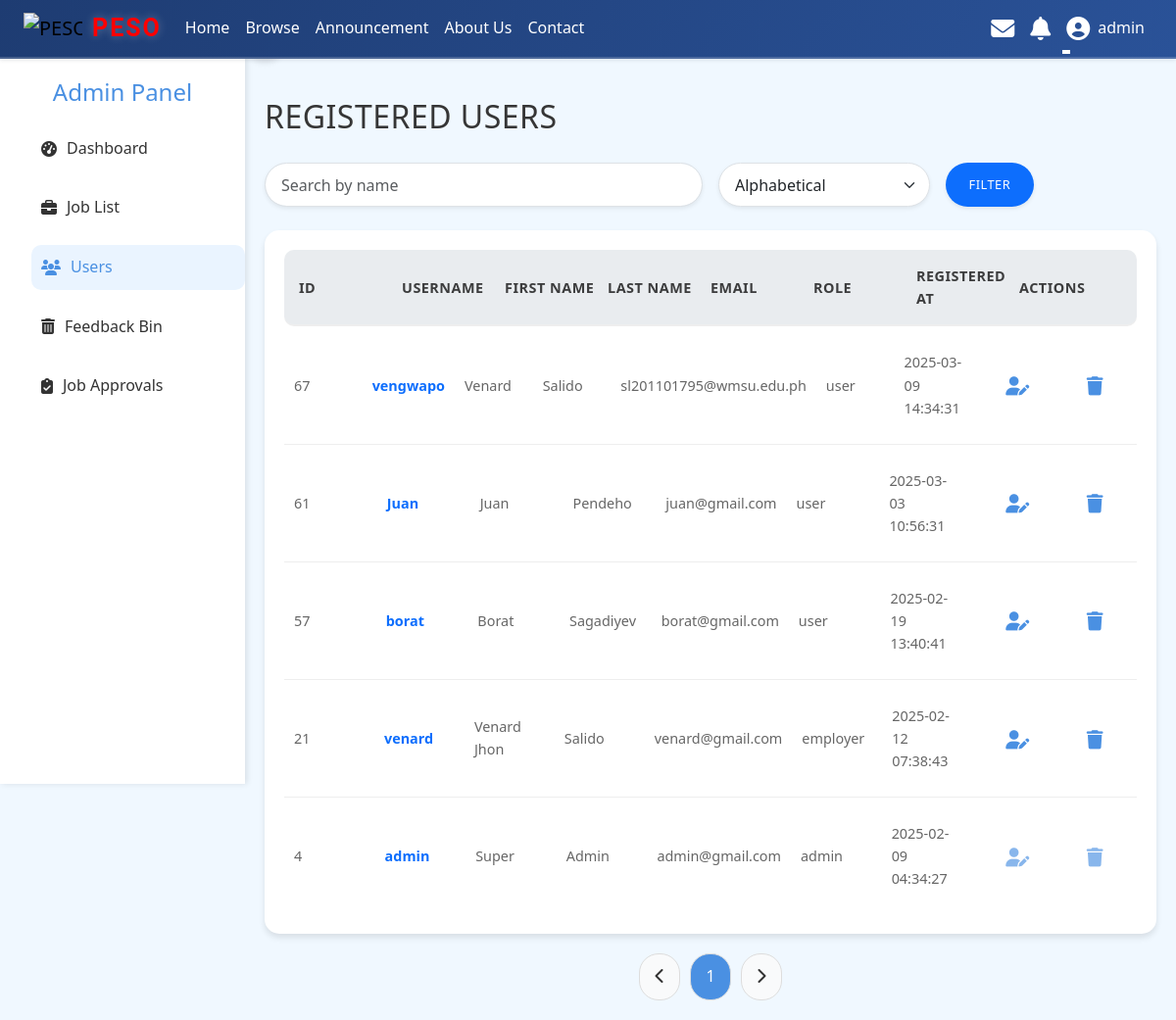
/admin/user_list.php (signed in), run on the app's committed database.
### tables this page shows
CREATE TABLE `users` (
  `id` int(11) NOT NULL,
  `email` varchar(100) NOT NULL,
  `password` varchar(255) NOT NULL,
  `role` enum('admin','user','employer') DEFAULT 'user',
  `created_at` timestamp NOT NULL DEFAULT current_timestamp(),
  `username` varchar(50) NOT NULL,
  `first_name` varchar(50) NOT NULL,
  `middle_name` varchar(50) DEFAULT NULL,
  `last_name` varchar(50) NOT NULL,
  `ext_name` varchar(10) DEFAULT NULL,
  `gender` enum('Male','Female','Non-Binary','LGBTQ+','Other') DEFAULT NULL,
  `birth_date` date DEFAULT NULL,
  `age` int(11) DEFAULT NULL,
  `phone_number` varchar(20) DEFAULT NULL,
  `place_of_birth` varchar(100) DEFAULT NULL,
  `civil_status` enum('Single','Married','Divorced','Widowed') DEFAULT NULL,
  `zip_code` varchar(10) DEFAULT NULL,
  `street_address` varchar(255) DEFAULT NULL,
  `barangay` varchar(100) DEFAULT NULL,
  `city` varchar(100) DEFAULT NULL,
  `education_level` varchar(50) DEFAULT NULL,
  `completion_year` int(11) DEFAULT NULL,
  `school_name` varchar(255) DEFAULT NULL,
  `inclusive_years` varchar(50) DEFAULT NULL,
  `uploaded_file` varchar(255) DEFAULT NULL,
  `caption` varchar(255) DEFAULT NULL,
  `work_experience` text DEFAULT NULL,
  `skills` text DEFAULT NULL,
  `linkedin_profile` varchar(255) DEFAULT NULL,
  `portfolio_url` varchar(255) DEFAULT NULL,
  `resume_file` varchar(255) DEFAULT NULL,
  `cover_photo` varchar(255) DEFAULT NULL,
  `verification_token` varchar(32) DEFAULT NULL,
  `is_verified` int(11) DEFAULT 0
);

### admin/user_list.php (the view, shortened to what this page needs)
<?php
include '../includes/header.php';
$search = isset($_GET['search']) ? trim($_GET['search']) : '';
$sort_by = isset($_GET['sort_by']) && in_array($_GET['sort_by'], ['username', 'created_at']) ? $_GET['sort_by'] : 'created_at';
$order = ($sort_by == 'username') ? 'ASC' : 'DESC';
$limit = 10;
$page = isset($_GET['page']) ? max(1, (int)$_GET['page']) : 1;
$offset = ($page - 1) * $limit;
$search_param = '%' . $search . '%';
$user_query = "
    SELECT id, username, email, role, created_at, first_name, last_name
    FROM users
    WHERE username LIKE ? OR first_name LIKE ? OR last_name LIKE ?
    ORDER BY $sort_by $order
    LIMIT ?, ?
";
$stmt = $conn->prepare($user_query);
$stmt->bind_param('sssii', $search_param, $search_param, $search_param, $offset, $limit);
$stmt->execute();
$user_result = $stmt->get_result();
$total_query = "
    SELECT COUNT(*) AS total
    FROM users
    WHERE username LIKE ? OR first_name LIKE ? OR last_name LIKE ?
";
$total_stmt = $conn->prepare($total_query);
$total_stmt->bind_param('sss', $search_param, $search_param, $search_param);
$total_stmt->execute();
$total_result = $total_stmt->get_result();
$total_users = $total_result->fetch_assoc()['total'];
$total_pages = ceil($total_users / $limit);
?>
<!DOCTYPE html>
<html lang="en">
<head>
    <link href="https://cdnjs.cloudflare.com/ajax/libs/font-awesome/6.4.2/css/all.min.css" rel="stylesheet">
    <link rel="stylesheet" href="/JOB/assets/user_list.css">
</head>
<body>
<div class="sidebar" id="sidebar">
    <div>
        <h2>Admin Panel</h2>
        <ul>
            <li><a href="admin.php"><i class="fas fa-tachometer-alt"></i> Dashboard</a></li>
            <li><a href="job_list.php"><i class="fas fa-briefcase"></i> Job List</a></li>
            <li><a href="user_list.php" class="active"><i class="fas fa-users"></i> Users</a></li>
            <li><a href="feedback_bin.php"><i class="fas fa-trash-alt"></i> Feedback Bin</a></li>
            <li><a href="job_approval.php "><i class="fas fa-clipboard-check"></i> Job Approvals</a></li>
        </ul>
    </div>
    <div class="toggle-btn" onclick="toggleSidebar()">
        <i class="fas fa-angle-right"></i>
    </div>
</div>
<div class="main-content" id="mainContent">
    <div class="header">
        <h1>Registered Users</h1>
    </div>
<div class="filters">
    <form action="user_list.php" method="GET" class="mb-4 row g-3 align-items-center">
        <div class="col-md-6">
            <input type="text" name="search" class="form-control rounded-pill shadow-sm expanded-input"
                   placeholder="Search by name"
                   value="<?= isset($_GET['search']) ? htmlspecialchars($_GET['search']) : '' ?>">
        </div>
        <div class="col-md-3">
            <select name="sort_by" class="form-select rounded-pill shadow-sm expanded-select">
                <option value="username" <?= (isset($_GET['sort_by']) && $_GET['sort_by'] == 'username') ? 'selected' : '' ?>>Alphabetical</option>
            </select>
        </div>
        <div class="col-md-auto">
            <button type="submit" class="btn btn-primary rounded-pill shadow-sm expanded-button">Filter</button>
        </div>
    </form>
</div>
<div class="user-list">
    <div class="user-header">
        <div>ID</div>
        <div>Username</div>
        <div>First Name</div>
        <div>Last Name</div>
        <div>Email</div>
        <div>Role</div>
        <div>Registered At</div>
        <div>Actions</div>
    </div>
    <?php while ($user = $user_result->fetch_assoc()): ?>
        <div class="user-item">
            <div><?= htmlspecialchars($user['id']) ?></div>
            <div class="username">
    <?php if ($_SESSION['role'] === 'admin'): ?>
        <a href="
            <?php
                if ($user['role'] === 'employer') {
                    echo "../employers/profile.php?id=" . $user['id'];
                } else {
                    echo "../pages/profile.php?id=" . $user['id'];
                }
            ?>
        " class="text-decoration-none text-primary fw-semibold">
            <?= htmlspecialchars($user['username']) ?>
        </a>
    <?php else: ?>
        <span class="text-primary fw-semibold"><?= htmlspecialchars($user['username']) ?></span>
    <?php endif; ?>
</div>
            <div><?= htmlspecialchars($user['first_name']) ?></div>
            <div><?= htmlspecialchars($user['last_name']) ?></div>
            <div><?= htmlspecialchars($user['email']) ?></div>
            <div class="role"><?= htmlspecialchars($user['role']) ?></div>
            <div><?= htmlspecialchars($user['created_at']) ?></div>
            <div class="actions">
                <?php if ($user['id'] == $_SESSION['user_id']): ?>
                    <button disabled title="You cannot change your own role" class="btn">
                        <i class="fas fa-user-edit"></i>
                    </button>
                <?php else: ?>
                    <button onclick="location.href='change_role.php?id=<?= $user['id'] ?>'" class="btn">
                        <i class="fas fa-user-edit"></i>
                    </button>
                <?php endif; ?>
                <?php if ($user['id'] == $_SESSION['user_id']): ?>
                    <button disabled title="You cannot delete your own account" class="btn">
                        <i class="fas fa-trash"></i>
                    </button>
                <?php else: ?>
                    <button data-bs-toggle="modal" data-bs-target="#deleteUserModal" class="btn-delete btn" data-user-id="<?= $user['id'] ?>">
                        <i class="fas fa-trash"></i>
                    </button>
                <?php endif; ?>
            </div>
        </div>
    <?php endwhile; ?>
</div>
    <div class="pagination">
        <button onclick="location.href='?page=<?= max($page - 1, 1) ?>&search=<?= htmlspecialchars($search) ?>&sort_by=<?= htmlspecialchars($sort_by) ?>'" <?= $page <= 1 ? 'disabled' : '' ?>>
            <i class="fas fa-chevron-left"></i>
        </button>
        <?php for ($i = 1; $i <= $total_pages; $i++): ?>
            <button onclick="location.href='?page=<?= $i ?>&search=<?= htmlspecialchars($search) ?>&sort_by=<?= htmlspecialchars($sort_by) ?>'" <?= $i === $page ? 'class="active"' : '' ?>>
                <?= $i ?>
            </button>
        <?php endfor; ?>
        <button onclick="location.href='?page=<?= min($page + 1, $total_pages) ?>&search=<?= htmlspecialchars($search) ?>&sort_by=<?= htmlspecialchars($sort_by) ?>'" <?= $page >= $total_pages ? 'disabled' : '' ?>>
            <i class="fas fa-chevron-right"></i>
        </button>
    </div>
</div>
</body>
</html>

### assets/header.css (style rules this page uses)
* { margin: 0; padding: 0; box-sizing: border-box; }
body { padding-top: 60px; }
.shadow-sm { box-shadow: 0 4px 6px rgba(0, 0, 0, 0.05); }
.btn { font-size: 0.8rem; padding: 0.6rem 1.5rem; border: none; border-radius: 15px; cursor: pointer; transition: all 0.3s ease; text-transform: uppercase; font-weight: 500; letter-spacing: 0.5px; }

### assets/user_list.css (style rules this page uses)
* { margin: 0; padding: 0; box-sizing: border-box; }
body { font-family: 'Segoe UI', Tahoma, Geneva, Verdana, sans-serif; background: #F0F8FF; color: #333; line-height: 1.6; margin-top:20px; }
.form-control, .form-select { height: calc(2.5em + 1rem + 2px); padding: 0.5rem 1rem; font-size: 1rem; border-radius: 50px; transition: border-color 0.3s ease, box-shadow 0.3s ease; }
.sidebar { position: fixed; top: 0; left: 0; width: 250px; height: 100vh; background: #ffffff; padding-top:80px; display: flex; flex-direction: column; justify-content: space-between; box-shadow: 2px 0 6px rgba(0, 0, 0, 0.1); transition: transform 0.3s ease-in-out; }
.sidebar h2 { font-size: 1.5rem; margin-bottom: 20px; text-align: center; color: #4a90e2; }
.sidebar ul { list-style: none; }
.sidebar ul li { margin-bottom: 15px; }
.sidebar ul li a { text-decoration: none; color: #333; font-size: 1rem; display: flex; align-items: center; gap: 10px; padding: 10px; border-radius: 10px; transition: background 0.3s, color 0.3s; }
.sidebar ul li a:hover, .sidebar ul li a.active { background: #eaf4ff; color: #4a90e2; }
.sidebar .toggle-btn { position: absolute; top: 20px; right: -40px; background: #4a90e2; width: 40px; height: 40px; border-radius: 50%; display: flex; align-items: center; justify-content: center; cursor: pointer; box-shadow: 0 4px 6px rgba(0, 0, 0, 0.1); }
.sidebar .toggle-btn i { color: #fff; font-size: 1.2rem; }
.main-content { margin-left: 250px; padding: 20px; transition: margin-left 0.3s ease-in-out; }
.header { display: flex; justify-content: space-between; align-items: center; margin-bottom: 20px; }
.header h1 { font-size: 2rem; color: #363636; font-weight: 500; text-transform: uppercase; letter-spacing: 0.5px; }
.user-list { background: #ffffff; border-radius: 15px; padding: 20px; box-shadow: 0 4px 6px rgba(0, 0, 0, 0.1); }
.user-header, .user-item { display: grid; grid-template-columns: 1fr 1fr 1fr 1fr 1fr 1fr 1fr 1fr; align-items: center; padding: 15px 0; border-bottom: 1px solid #eee; }
.user-header { font-weight: bold; font-size: 0.9rem; text-transform: uppercase; letter-spacing: 0.5px; color: #000000be; border-bottom: 2px solid #eee; background-color: #e9ecef; border-radius: 10px; padding: 15px; }
.user-item:last-child { border-bottom: none; }
.user-item div { font-size: 0.9rem; color: #666; border-radius: 15px; padding: 10px; }
.user-item .username { font-weight: bold; color: #4a90e2; }
.user-item .role { display: inline-block; padding: 5px 10px; border-radius: 20px; font-size: 0.9rem; }
.user-item .actions { display: flex; gap: 10px; }
.user-item .actions button { background: none; border: none; color: #4a90e2; font-size: 1.2rem; cursor: pointer; transition: color 0.3s; }
.pagination { display: flex; justify-content: center; gap: 10px; margin-top: 20px; }
.pagination button { padding: 10px 15px; background: #f9fafb; border: 1px solid #ddd; border-radius: 20px; color: #333; cursor: pointer; transition: background 0.3s; }
.pagination button.active { background: #4a90e2; color: #fff; }

### admin/user_list.php (style rules this page uses)
.form-control, .form-select, .btn { height: 45px; }
.expanded-input, .expanded-select, .expanded-button { width: 100%; }
.expanded-button { width: auto; }
body { background-color: #F0F8FF !important; }

### data on the page
users: id "67", username "vengwapo", first_name "Venard", last_name "Salido", email "sl201101795@wmsu.edu.ph", role "user", created_at "2025-03-09 14:34:31"
users: id "61", username "Juan", first_name "Juan", last_name "Pendeho", email "juan@gmail.com", role "user", created_at "2025-03-03 10:56:31"
users: id "57", username "borat", first_name "Borat", last_name "Sagadiyev", email "borat@gmail.com", role "user", created_at "2025-02-19 13:40:41"
users: id "21", username "venard", first_name "Venard Jhon", last_name "Salido", email "venard@gmail.com", role "employer", created_at "2025-02-12 07:38:43"
users: id "4", username "admin", first_name "Super", last_name "Admin", email "admin@gmail.com", role "admin", created_at "2025-02-09 04:34:27"

### other printed values
$_SESSION['username'] "admin"
